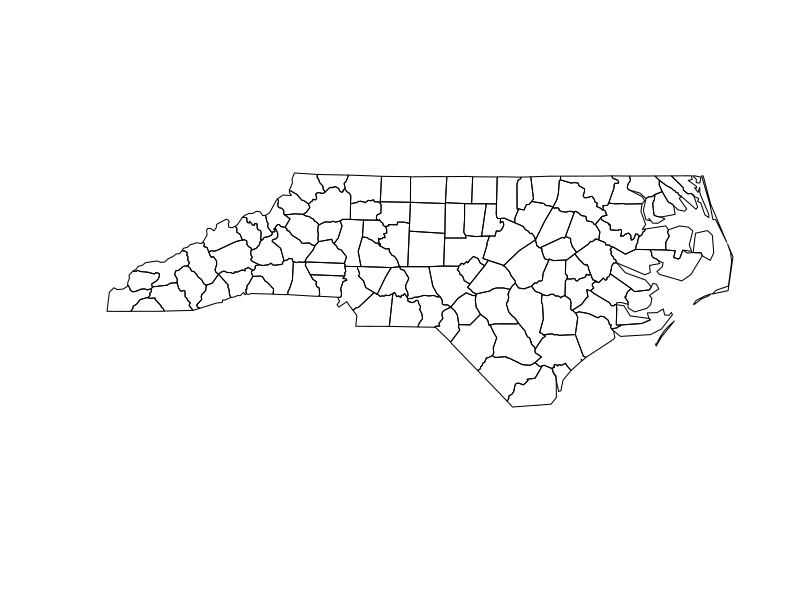
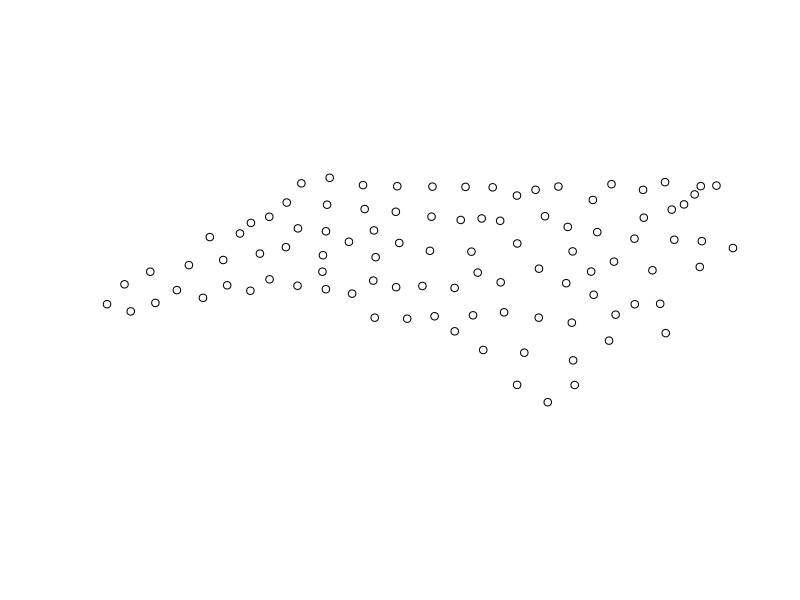

Write the R code that produced these figures, in order.
## ----echo=FALSE, include=FALSE------------------------------------------------
knitr::opts_chunk$set(collapse = TRUE)

## -----------------------------------------------------------------------------
library(sf)
demo(nc, ask = FALSE, echo = FALSE)
nc$geom2 = st_centroid(st_geometry(nc))
print(nc, n = 2)

## -----------------------------------------------------------------------------
plot(st_geometry(nc))
st_geometry(nc) <- "geom2"
plot(st_geometry(nc))

## ----eval=FALSE---------------------------------------------------------------
# i = sf::st_intersects(sf1, sf2)

## ----eval=FALSE---------------------------------------------------------------
# library(sf)
